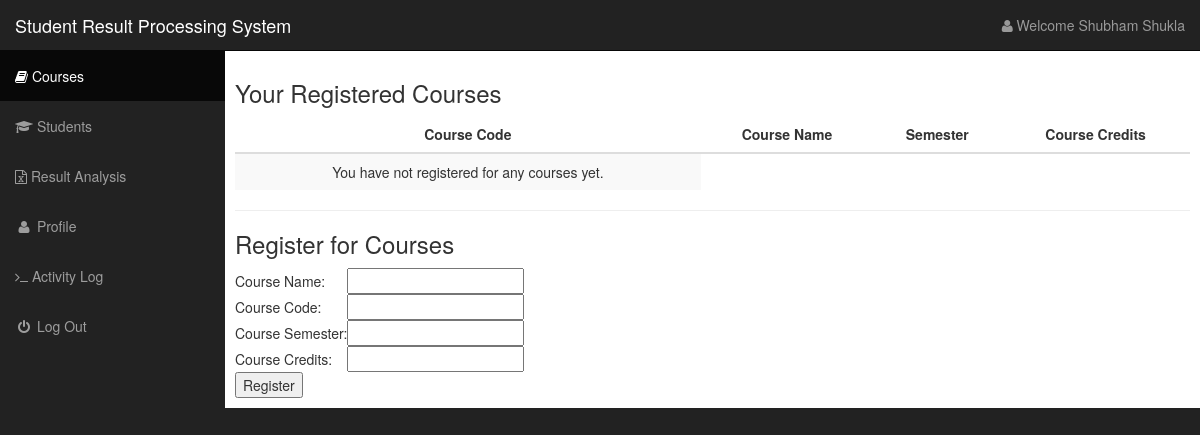
/views/landingPageMain.php (signed in), run on an earlier commit of the app's database.
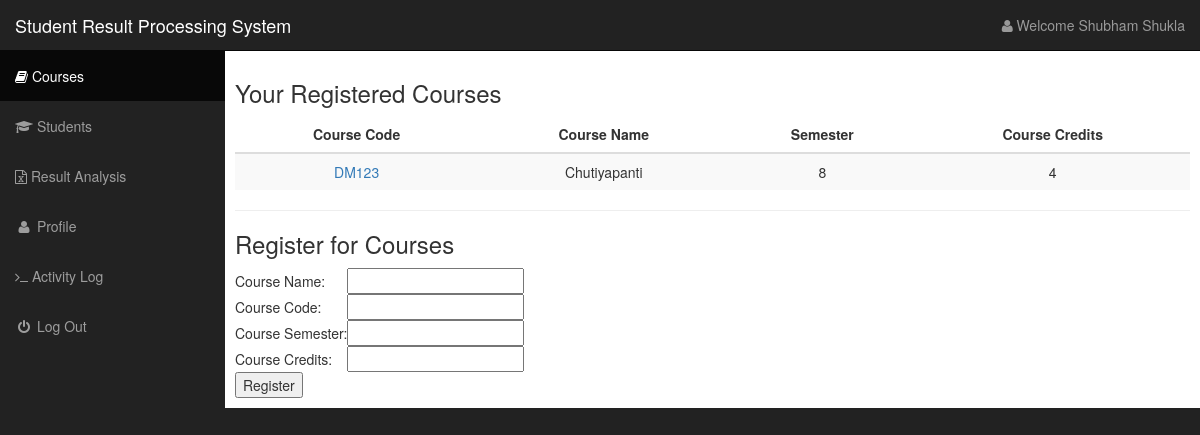
And on a later commit of the database.
### tables this page shows
CREATE TABLE IF NOT EXISTS `users` (
  `email` varchar(55) NOT NULL,
  `password` varchar(50) NOT NULL,
  `firstName` text NOT NULL,
  `lastName` text NOT NULL,
  `school` varchar(5) NOT NULL,
  `designation` varchar(5) NOT NULL,
  `officeNumber` varchar(12) NOT NULL,
  `gender` text NOT NULL,
  `timeReg` datetime NOT NULL DEFAULT CURRENT_TIMESTAMP,
  PRIMARY KEY (`email`)
);

CREATE TABLE IF NOT EXISTS `courses` (
  `course_code` varchar(10) NOT NULL,
  `course_name` varchar(100) NOT NULL,
  `semester` int(3) NOT NULL,
  `credits` int(3) NOT NULL,
  `username` varchar(50) NOT NULL,
  PRIMARY KEY (`course_code`)
);

### views/landingPageMain.php (the view, shortened to what this page needs)
<?php
include ("../phpIncludes/connectMySQL.php");
$username = $_SESSION['username'];
$sql_query = "SELECT firstName, lastName FROM users WHERE email='$username'";
$result = $link->query($sql_query);
$rows= mysqli_fetch_array($result);
$fname = $rows['firstName'];
$lname = $rows['lastName'];
?>
<!DOCTYPE html>
<html lang="en">
<head>
    <link href="http://localhost/studentMarks/sideBar/css/bootstrap.min.css" rel="stylesheet">
    <link href="http://localhost/studentMarks/sideBar/css/sb-admin.css" rel="stylesheet">
    <link href="http://localhost/studentMarks/sideBar/css/plugins/morris.css" rel="stylesheet">
    <link href="http://localhost/studentMarks/sideBar/font-awesome/css/font-awesome.min.css" rel="stylesheet" type="text/css">
</head>
<body>
    <div id="wrapper">
        <nav class="navbar navbar-inverse navbar-fixed-top" role="navigation">
            <div class="navbar-header">
                <a class="navbar-brand" href="http://localhost/studentMarks/views/landingPageMain.php">Student Result Processing System</a>
            </div>
            <ul class="nav navbar-right top-nav">
                <li class="dropdown">
                    <a href="#" class="dropdown-toggle" data-toggle="dropdown"><i class="fa fa-user"></i> Welcome <?php echo $fname." ".$lname;?> </a>
                </li>
            </ul>
            <div class="collapse navbar-collapse navbar-ex1-collapse">
                <ul class="nav navbar-nav side-nav">
                    <li class="active">
                        <a href="http://localhost/studentMarks/views/landingPageMain.php" ><i class="fa fa-book"></i>
 Courses</a>
                    </li>
                    <li>
                        <a href="http://localhost/studentMarks/views/student.php"><i class="fa fa-graduation-cap"></i> Students</a>
                    </li>
                    <li>
                        <a href="http://localhost/studentMarks/views/exams.php"><i class="fa fa-file-excel-o"></i> Result Analysis</a>
                    </li>
                                  <li>
                            <a href="http://localhost/studentMarks/views/profile.php"><i class="fa fa-fw fa-user"></i> Profile</a>
                        </li>
                        <li>
                        <a href="http://localhost/studentMarks/views/activity.php"><i class="fa fa-terminal"></i> Activity Log</a>
                    </li>
                                                <li>
                            <a href="http://localhost/studentMarks/views/logout.php"><i class="fa fa-fw fa-power-off"></i> Log Out</a></li>
                </ul>
            </div>
        </nav>
        <div id="page-wrapper">
			<div id="container-fluid">
            <h3> Your Registered Courses </h3>
			<table class="table table-bordred table-striped table-hover">
        <thead>
            <tr>
              <th><center>Course Code</center></th>
              <th><center>Course Name</center></th>
              <th><center>Semester</center></th>
              <th><center>Course Credits</center></th>
                          </tr>
        </thead>
        <tbody>
        <?php
			 $sqlTable = "SELECT course_code,course_name,semester,credits FROM courses WHERE username LIKE '%$username%'";
             global $link;
                $resultTable = $link -> query($sqlTable);
              if (mysqli_num_rows($resultTable) > 0) {
               while($row2 = mysqli_fetch_array($resultTable)) {
                $courseCode= $row2['course_code'];
				$courseName= $row2['course_name'];
				$courseSemester= $row2['semester'];
				$courseCredits= $row2['credits'];
        echo "<tr>";
         echo "<td>"."<center>".'<a href="http://localhost/studentMarks/views/courseLanding.php?id=' . $courseCode . '">'.$courseCode.'</a>'."</center>"."</td>";
        echo "<td>"."<center>".$courseName."</center>"."</td>";
        echo "<td>"."<center>".$courseSemester."</center>"."</td>";
        echo "<td>"."<center>".$courseCredits."</center>"."</td>";
        echo "</tr>";
    }
}else {
	echo "<tr>";
    echo "<td>"."<center>"."You have not registered for any courses yet."."</center>"."</td>";
	echo "</tr>";
}
?>
        </tbody>
    </table>
			</div>
            <hr>
          <div align="left">
          <h3> Register for Courses</h3>
          <form action="http://localhost/studentMarks/phpIncludes/addCourse.php" method="post">
          <table cellspacing="40">
          <tr>
          <td> Course Name: </td>
          <td> <input type="text" name="courseName" length="50" required></td>
     	  </tr>
           <tr>
          <td> Course Code: </td>
          <td> <input type="text" name="courseCode" length="10" required></td>
     	  </tr>
           <tr>
          <td> Course Semester: </td>
          <td> <input type="int" name="courseSemester" length="3" required></td>
     	  </tr>
           <tr>
          <td> Course Credits: </td>
          <td> <input type="int" name="courseCredits" length="3" required></td>
     	  </tr>
          <tr>
          <td> <input name="submit" type="submit" value="Register"></td>
          </tr>
          </table>
          </form>
          </div>
        </div>
    </div>
</body>
</html>

### sideBar/css/sb-admin.css (style rules this page uses)
body { margin-top: 100px; background-color: #222; }
@media (min-width:768px) { body { margin-top: 50px; } }
#wrapper { padding-left: 0; }
#page-wrapper { width: 100%; padding: 0; background-color: #fff; }
@media (min-width:768px) { #wrapper { padding-left: 225px; } }
@media (min-width:768px) { #page-wrapper { padding: 10px; } }
.top-nav { padding: 0 15px; }
.top-nav>li { display: inline-block; float: left; }
.top-nav>li>a { padding-top: 15px; padding-bottom: 15px; line-height: 20px; color: #999; }
@media (min-width:768px) { .side-nav { position: fixed; top: 51px; left: 225px; width: 225px; margin-left: -225px; border: none; border-radius: 0; overflow-y: auto; background-color: #222; bottom: 0; overflow-x: hidden; padding-bottom: 40px; } }
@media (min-width:768px) { .side-nav>li>a { width: 225px; } }

What changed in the data, as far as the page shows it:
added courses: course_code "DM123", course_name "Chutiyapanti", semester "8", credits "4"
Also different on the page:
text no longer shown: "You have not registered for any courses yet."
